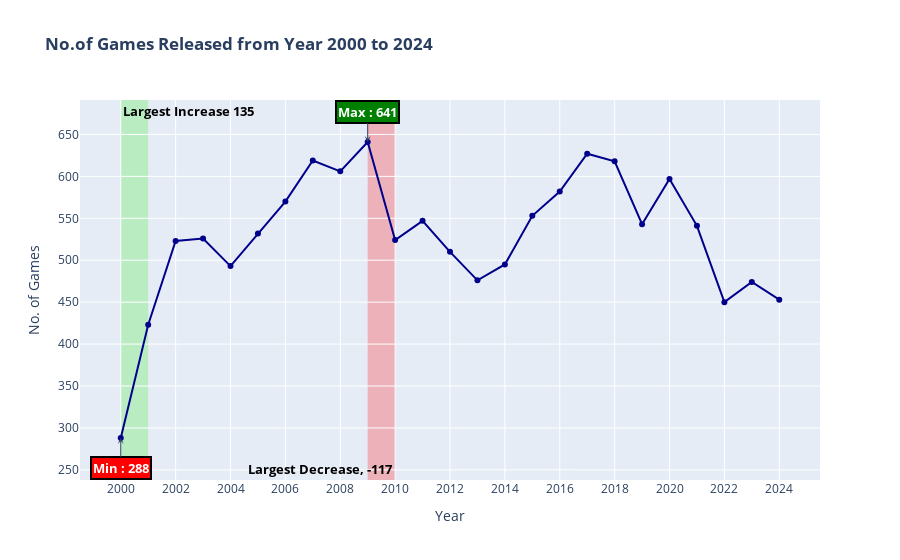

The code cell stored with this chart in its notebook:
### Markdown cell above
EDA Section

### Code cell
#Time Based Analysis
#since dataset only has 'releasedate' up to march 14, 2025, the EDA study will use data up to 2025 year only
#and also drop below year 2000 as the records are low during this period

case_df = df_exploded.copy()
case_df = case_df.drop_duplicates(subset='id')
case_df['Year'] = case_df['releaseDate'].dt.year
case_df = case_df[(case_df['Year'] >= 2000) & (case_df['Year'] != 2025)]

#finding no of games released per year
games_no_df = case_df.groupby('Year')['id'].count().reset_index(name='count')
games_no_df['increase'] = games_no_df['count'].diff().fillna(0)
games_no_df['increase'] = games_no_df['increase'].astype(int)

fig = px.line(games_no_df, x='Year', y='count', markers=True, title='<b>No.of Games Released from Year 2000 to 2024</b>',
                labels={'count':'No. of Games'})
fig.update_traces(line_width=2, line_color='darkblue')

#getting the year with most and least no.of games released
max_count = games_no_df['count'].idxmax()
min_count = games_no_df['count'].idxmin()

#getting the year with highest increase/decrease from previous year
max_inc = games_no_df['increase'].idxmax()
max_dec = games_no_df['increase'].idxmin()

fig.add_annotation(
    x = games_no_df.loc[max_count, 'Year'],
    y = games_no_df.loc[max_count, 'count'],
    text = f'<br>Max : {games_no_df.loc[max_count, 'count']}<br>',
    showarrow = True, arrowhead = 3,
    ax = 0, ay = -30,
    bordercolor = 'black', borderwidth = 2, bgcolor = 'green', 
    font_color = 'white', font_weight = 'bold', font_size = 13
)
fig.add_annotation(
    x = games_no_df.loc[min_count, 'Year'],
    y = games_no_df.loc[min_count, 'count'],
    text = f'<br>Min : {games_no_df.loc[min_count, 'count']}<br>',
    showarrow = True, arrowhead = 3,
    ax = 0, ay = 30,
    bordercolor = 'black', borderwidth = 2, bgcolor = 'red', 
    font_color = 'white', font_weight = 'bold', font_size = 13
)
fig.add_vrect(
    x0 = games_no_df.loc[max_inc - 1, 'Year'],
    x1 = games_no_df.loc[max_inc, 'Year'],
    fillcolor = 'lightgreen',
    opacity = 0.5, layer = 'below', line_width = 0, 
    annotation_text=f'Largest Increase {games_no_df.loc[max_inc, 'increase']}', annotation_position='top left',
    annotation_font=dict(size=13, weight='bold', color='black')
)
fig.add_vrect(
    x0 = games_no_df.loc[max_dec - 1, 'Year'],
    x1 = games_no_df.loc[max_dec, 'Year'],
    fillcolor = 'red',
    opacity = 0.25, layer = 'below', line_width = 0, 
    annotation_text=f'Largest Decrease, {games_no_df.loc[max_dec, 'increase']}', annotation_position='bottom right',
    annotation_font=dict(size=13, weight='bold', color='black')
)
fig.update_xaxes(tickmode='array', tickvals=[2000, 2002, 2004, 2006, 2008, 2010, 2012, 2014, 2016, 2018, 2020, 2022, 2024])
fig.show()

#This graph highlights the years with the highest and lowest number of game releases. 
#Periods of sharp increase may be influenced by factors such as technological advancements, improved game development tools, and overall growth in the gaming industry. 
#Conversely, declines may reflect market saturation, economic slowdowns, or shifts in development cycles.

#Notably, the largest increase and decrease both occur around years that represent peak and trough release volumes, 
#suggesting that rapid growth phases are often followed by correction periods in the industry.

### Figure 1 — Plotly figure (JSON) as saved in the notebook; plotly's stock layout.template omitted (floating-point values rounded to 4 significant figures)
{"data": [{"hovertemplate": "Year=%{x}<br>No. of Games=%{y}<extra></extra>", "legendgroup": "", "line": {"color": "darkblue", "dash": "solid", "width": 2}, "marker": {"symbol": "circle"}, "mode": "lines+markers", "name": "", "orientation": "v", "showlegend": false, "type": "scatter", "x": [2000, 2001, 2002, 2003, 2004, 2005, 2006, 2007, 2008, 2009, 2010, 2011, 2012, 2013, 2014, 2015, 2016, 2017, 2018, 2019, 2020, 2021, 2022, 2023, 2024], "xaxis": "x", "y": [288, 423, 523, 526, 493, 532, 570, 619, 606, 641, 524, 547, 510, 476, 495, 553, 582, 627, 618, 543, 597, 541, 450, 474, 453], "yaxis": "y"}], "layout": {"annotations": [{"arrowhead": 3, "ax": 0, "ay": -30, "bgcolor": "green", "bordercolor": "black", "borderwidth": 2, "font": {"color": "white", "size": 13, "weight": "bold"}, "showarrow": true, "text": "<br>Max : 641<br>", "x": 2009, "y": 641}, {"arrowhead": 3, "ax": 0, "ay": 30, "bgcolor": "red", "bordercolor": "black", "borderwidth": 2, "font": {"color": "white", "size": 13, "weight": "bold"}, "showarrow": true, "text": "<br>Min : 288<br>", "x": 2000, "y": 288}, {"font": {"color": "black", "size": 13, "weight": "bold"}, "showarrow": false, "text": "Largest Increase 135", "x": 2000, "xanchor": "left", "xref": "x", "y": 1, "yanchor": "top", "yref": "y domain"}, {"font": {"color": "black", "size": 13, "weight": "bold"}, "showarrow": false, "text": "Largest Decrease, -117", "x": 2010, "xanchor": "right", "xref": "x", "y": 0, "yanchor": "bottom", "yref": "y domain"}], "legend": {"tracegroupgap": 0}, "shapes": [{"fillcolor": "lightgreen", "layer": "below", "line": {"width": 0}, "opacity": 0.5, "type": "rect", "x0": 2000, "x1": 2001, "xref": "x", "y0": 0, "y1": 1, "yref": "y domain"}, {"fillcolor": "red", "layer": "below", "line": {"width": 0}, "opacity": 0.25, "type": "rect", "x0": 2009, "x1": 2010, "xref": "x", "y0": 0, "y1": 1, "yref": "y domain"}], "title": {"text": "<b>No.of Games Released from Year 2000 to 2024</b>"}, "xaxis": {"anchor": "y", "domain": [0, 1], "tickmode": "array", "tickvals": [2000, 2002, 2004, 2006, 2008, 2010, 2012, 2014, 2016, 2018, 2020, 2022, 2024], "title": {"text": "Year"}}, "yaxis": {"anchor": "x", "domain": [0, 1], "title": {"text": "No. of Games"}}}}
